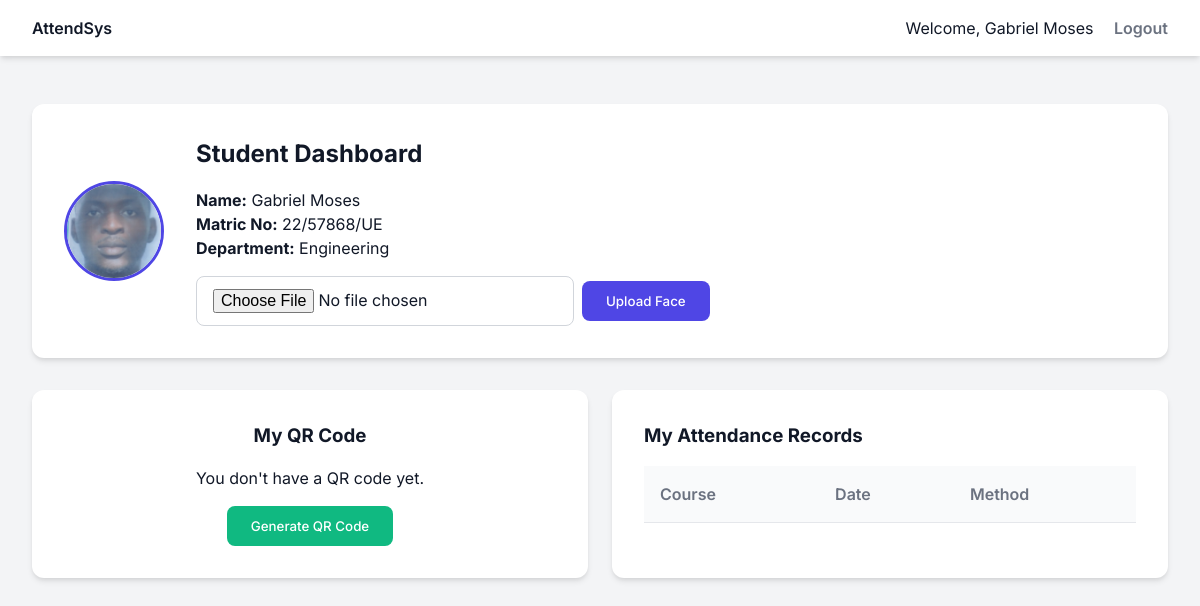
The app's page /student (signed in), older data.
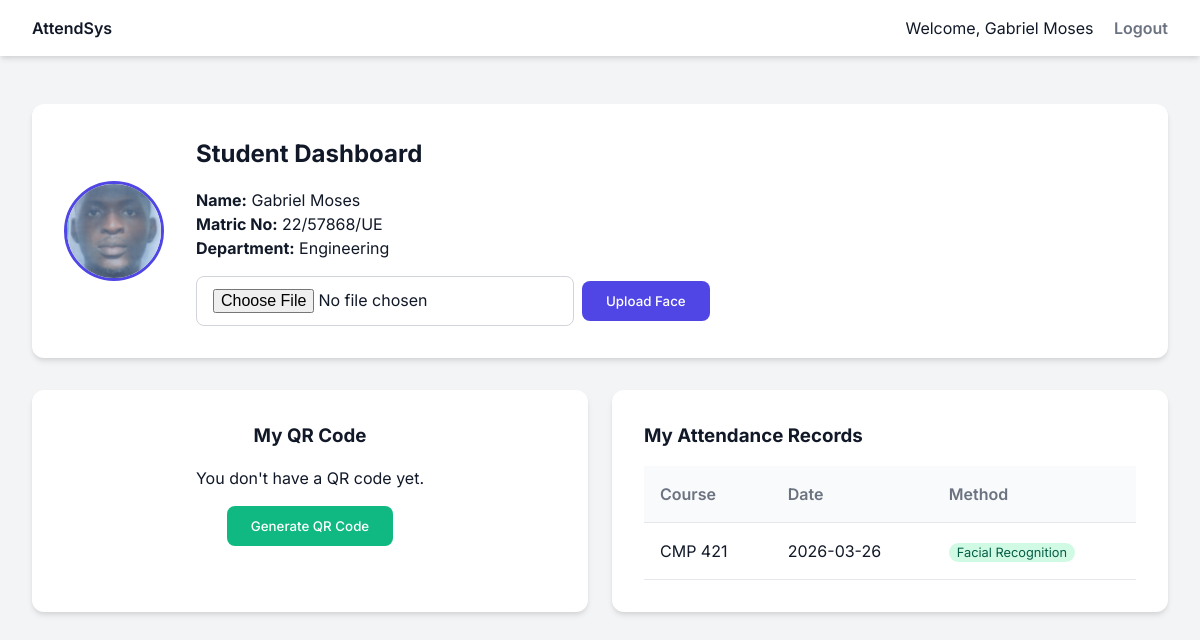
The same page, newer data.
### models.py (models this page shows)
class Attendance(db.Model):
    __tablename__ = 'attendances'
    id = db.Column(db.Integer, primary_key=True)
    session_id = db.Column(db.Integer, db.ForeignKey('sessions.id'), nullable=False)
    student_id = db.Column(db.Integer, db.ForeignKey('users.id'), nullable=False)
    timestamp = db.Column(db.DateTime, nullable=False, default=datetime.utcnow)
    method = db.Column(db.String(50), nullable=False) # 'QR Code' or 'Facial Recognition'
    __table_args__ = (
        db.UniqueConstraint('session_id', 'student_id', name='unique_attendance'),
    )

class Course(db.Model):
    __tablename__ = 'courses'
    id = db.Column(db.Integer, primary_key=True)
    course_code = db.Column(db.String(20), unique=True, nullable=False)
    course_name = db.Column(db.String(150), nullable=False)
    lecturer_id = db.Column(db.Integer, db.ForeignKey('users.id'), nullable=False)
    sessions = db.relationship('Session', backref='course', cascade="all, delete-orphan", lazy=True)

class Session(db.Model):
    __tablename__ = 'sessions'
    id = db.Column(db.Integer, primary_key=True)
    course_id = db.Column(db.Integer, db.ForeignKey('courses.id'), nullable=False)
    date = db.Column(db.Date, nullable=False, default=datetime.utcnow().date)
    start_time = db.Column(db.Time, nullable=False)
    end_time = db.Column(db.Time, nullable=False)
    attendances = db.relationship('Attendance', backref='session', cascade="all, delete-orphan", lazy=True)

### routes.py (the view, shortened to what this page needs)
@main.route('/student', methods=['GET', 'POST'])
@login_required
def student_dashboard():
    if current_user.role != 'student':
        return redirect(url_for('main.login'))
    attendances = Attendance.query.filter_by(student_id=current_user.id).all()
    return render_template('student_dashboard.html', attendances=attendances, user=current_user)

### app.py (called while the page is built)
@login_manager.user_loader
def load_user(user_id):
    return User.query.get(int(user_id))

### templates/student_dashboard.html (shortened to what this page needs)
{% extends "base.html" %}
{% block content %}
<div class="card">
    <div style="display: flex; gap: 2rem; align-items: center;">
        {% if user.photo_path %}
            <img src="{{ url_for('static', filename='uploads/' + user.photo_path) }}" alt="Profile Photo" style="width: 100px; height: 100px; border-radius: 50%; object-fit: cover; border: 3px solid var(--primary);">
        {% else %}
            <div style="width: 100px; height: 100px; border-radius: 50%; background: #E5E7EB; border: 3px solid var(--primary); display: flex; align-items: center; justify-content: center; font-size: 2rem; color: #9CA3AF;">
                {{ user.name[0] }}
            </div>
        {% endif %}
        <div>
            <h2>Student Dashboard</h2>
            <p><strong>Name:</strong> {{ user.name }}</p>
            <p><strong>Matric No:</strong> {{ user.username }}</p>
            <p><strong>Department:</strong> {{ user.department }}</p>
            <form action="{{ url_for('main.student_dashboard') }}" method="POST" enctype="multipart/form-data" style="margin-top: 1rem; display: flex; gap: 0.5rem; align-items: center;">
                <input type="file" name="photo" accept="image/*" required style="margin-bottom: 0; flex: 1;">
                <button type="submit" class="btn btn-primary">Upload Face</button>
            </form>
        </div>
    </div>
</div>
<div class="grid">
    <div class="card" style="text-align: center;">
        <h3>My QR Code</h3>
        {% if user.qr_code_path %}
            <img src="{{ url_for('static', filename='qrcodes/' + user.qr_code_path) }}" alt="QR Code" style="max-width: 200px; margin: 1rem 0;">
            <p class="text-muted">Present this code to the lecturer during class to mark attendance.</p>
        {% else %}
            <p class="text-muted" style="margin-bottom: 1rem;">You don't have a QR code yet.</p>
        {% endif %}
            <form action="{{ url_for('main.student_dashboard') }}" method="POST" style="margin-top: 1rem;">
                <button type="submit" class="btn btn-secondary">
                    {{ 'Regenerate QR Code' if user.qr_code_path else 'Generate QR Code' }}
                </button>
            </form>
    </div>
    <div class="card">
        <h3>My Attendance Records</h3>
        <table>
            <thead>
                <tr>
                    <th>Course</th>
                    <th>Date</th>
                    <th>Method</th>
                </tr>
            </thead>
            <tbody>
                {% for a in attendances %}
                <tr>
                    <td>{{ a.session.course.course_code }}</td>
                    <td>{{ a.session.date }}</td>
                    <td>
                        <span style="background: #D1FAE5; color: #065F46; padding: 2px 8px; border-radius: 12px; font-size: 0.8em;">
                            {{ a.method }}
                        </span>
                    </td>
                </tr>
                {% endfor %}
            </tbody>
        </table>
    </div>
</div>
{% endblock %}

Row changes from the older to the newer data that the page shows:
added Attendance: session.course.course_code "CMP 421", session "2026-03-26", method "Facial Recognition"
